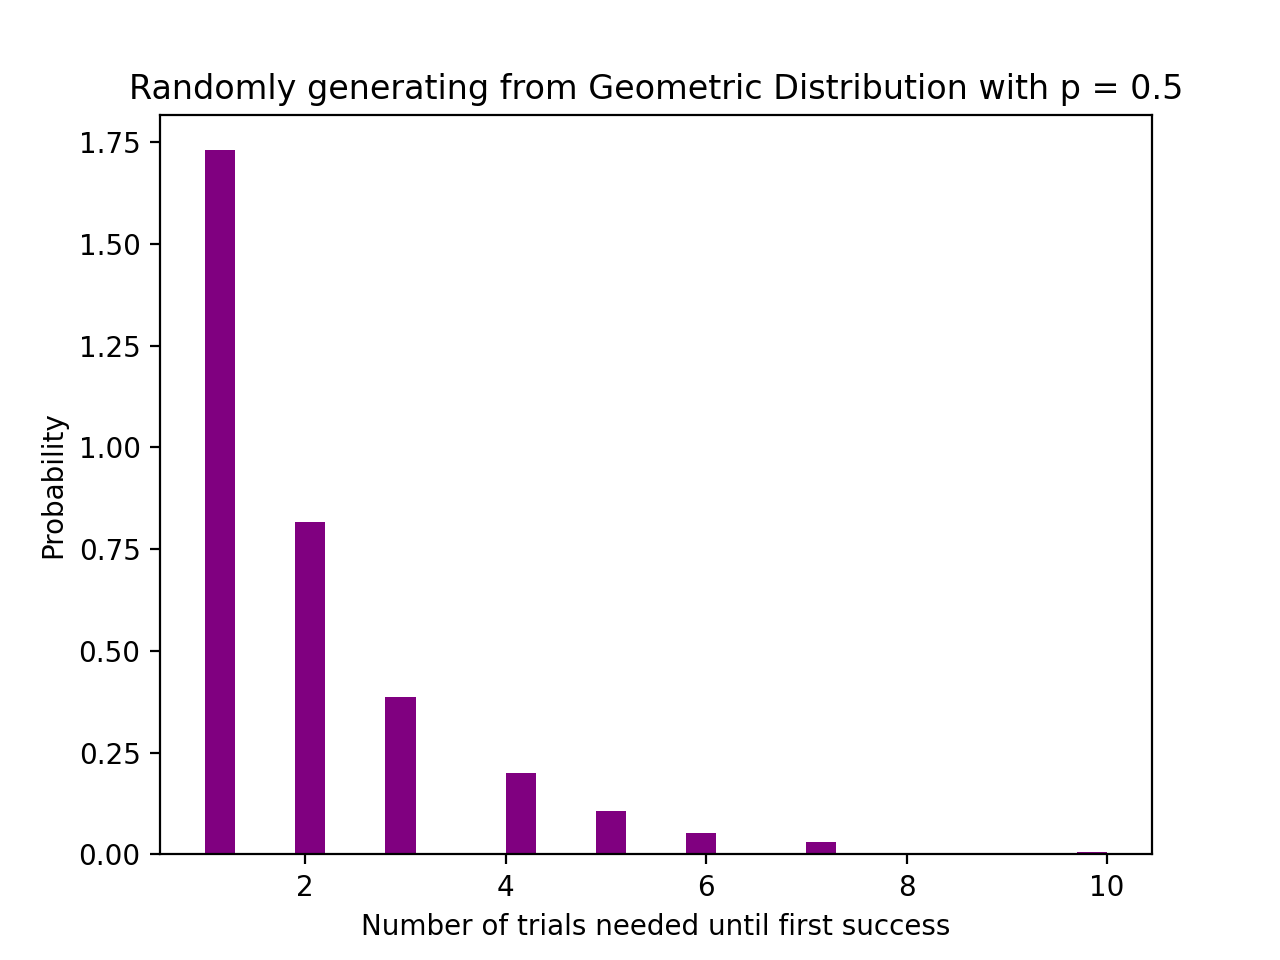

Write the Python code that produced this figure.
import numpy as np
p = 0.5
N = 1000
X = np.random.geometric(p,N)


import matplotlib.pyplot as plt
count, bins,ignored = plt.hist(X, 30, density = True, color = 'purple', rwidth = 1)
plt.title("Randomly generating from Geometric Distribution with p = 0.5")
plt.xlabel("Number of trials needed until first success")
plt.ylabel("Probability")
plt.show()
